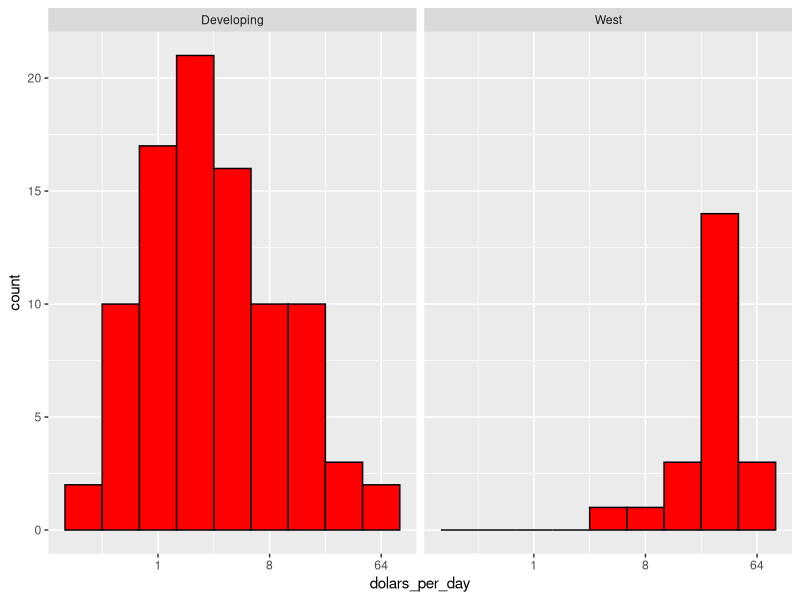
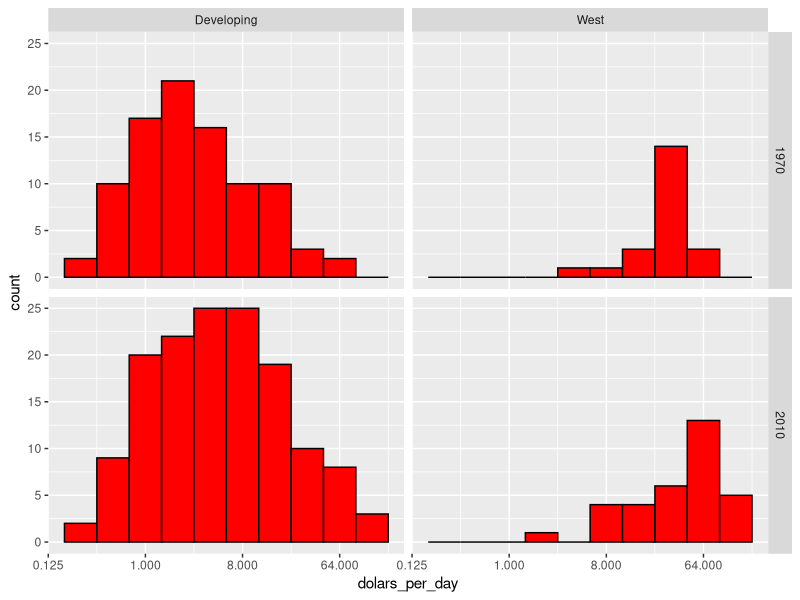
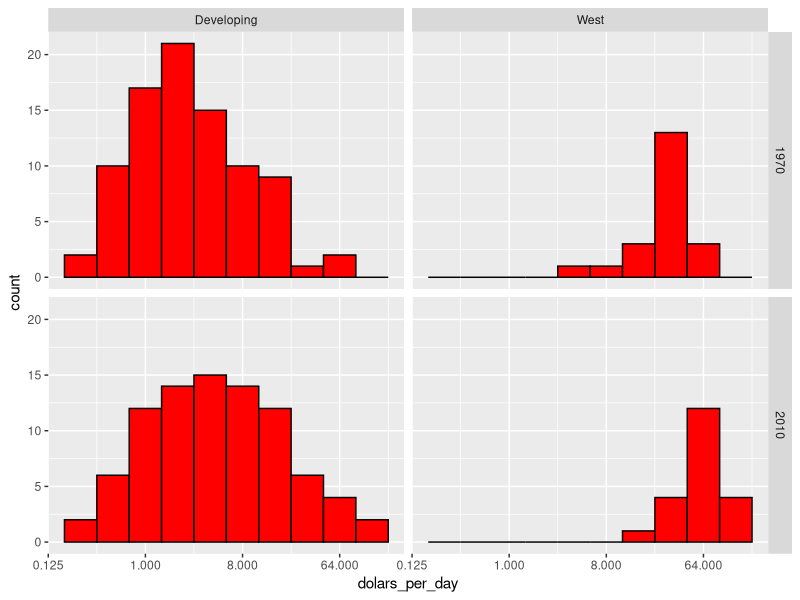
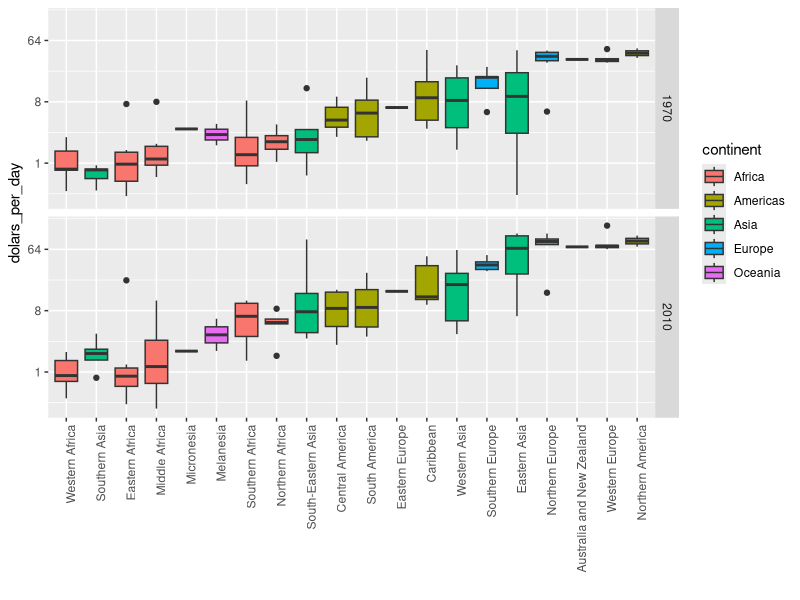
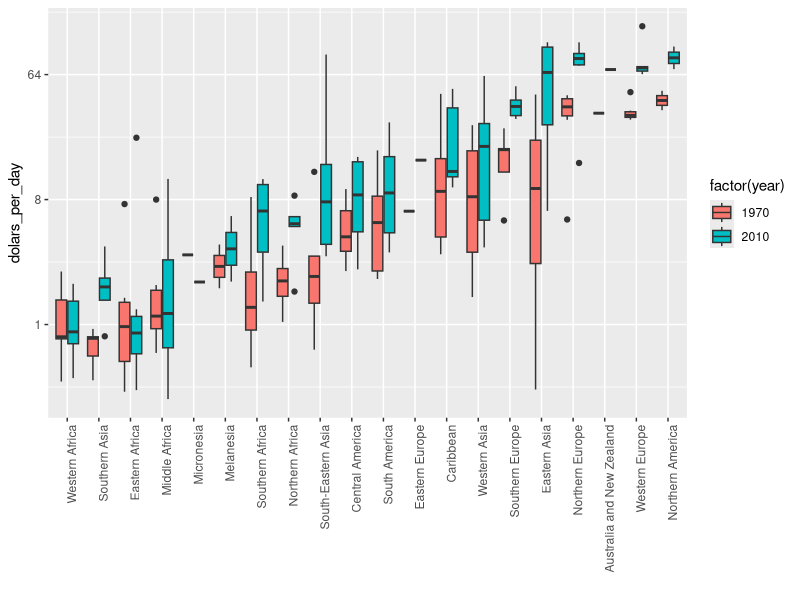

Reproduce these figures in R, in order.
library(dslabs)
library(tidyverse)
data("gapminder")

west <- c("Western Europe", "Northern Europe", "Southern Europe",
          "Northern America", "Australia and New Zealand")
# We do this by creating a histogram for the groups previously defined.
# And we immediately see that the countries in the West have higher incomes.
# Countries in the developing world are shifted towards the left.
gapminder %>% mutate( dolars_per_day = ( gdp / population ) / 365 ) %>% 
  filter( year == 1970 & !is.na(gdp) ) %>% 
  mutate( group = ifelse( region %in% west,"West","Developing" ) ) %>% 
  ggplot( aes( dolars_per_day ) ) + geom_histogram( binwidth = 1, color = "black", fill = "red" ) + 
  scale_x_continuous( trans = "log2" ) + facet_grid( .~group )

# Now we're ready to see if the separation is worse today than it was 40 years ago.
# So it's the same code, but now we're looking at two years, 1970 and 2010.
# And we end the code with a facet grid by year and group.
# We can see that the developing world has shifted to the right more than the West.
# Meaning that it has gotten closer. The income distribution of the developing countries
# has gotten closer to those from the west.
years <- c("1970", "2010")
gapminder %>% mutate( dolars_per_day = ( gdp / population ) / 365 ) %>% 
  filter( year %in% years & !is.na(gdp) ) %>% 
  mutate( group = ifelse( region %in% west,"West","Developing" ) ) %>% 
  ggplot( aes( dolars_per_day ) ) + geom_histogram( binwidth = 1, color = "black", fill = "red" ) + 
  scale_x_continuous( trans = "log2" ) + facet_grid( year~group )

# Before we interpret the findings of this plot further.
# We note that there are more countries represented in the 2010 histograms than in the 1970s ones.
# make histogram including only countries with data available in both years
# The histogram has shifted more to the right than for the rich countries.
gapminder <- gapminder %>% mutate( dolars_per_day = ( gdp / population ) / 365 )
country_1970 <- gapminder %>% filter( year == 1970 & !is.na( dolars_per_day ) ) %>% .$country
country_2010 <- gapminder %>% filter( year == 2010 & !is.na( dolars_per_day ) ) %>% .$country
countries <- intersect( country_1970, country_2010 )
gapminder %>% 
  filter( year %in% years & !is.na(gdp) & country %in% countries ) %>% 
  mutate( group = ifelse( region %in% west,"West","Developing" ) ) %>% 
  ggplot( aes( dolars_per_day ) ) + geom_histogram( binwidth = 1, color = "black", fill = "red" ) + 
  scale_x_continuous( trans = "log2" ) + facet_grid( year~group )

# To see which specific regions improve the most,
# we can remake the box plots that we made earlier, but now adding 2010.
gapminder %>% filter( year %in% years & country %in% countries ) %>% 
  mutate( region = reorder( region, dolars_per_day, FUN = median ) )  %>%
  ggplot() + theme( axis.text.x = element_text(angle = 90, hjust = 1) ) + xlab("") + 
  scale_y_continuous( trans = "log2" ) + geom_boxplot( aes( region, dolars_per_day, fill = continent) ) +
  facet_grid( year ~. )

# Now these box plots, it's a little bit hard to compare,
# because we're trying to compare box plots that are on top of each other.
# But ask ggplot plot to color or fill the box block depending on the year.
# ggplot automatically separates them and puts the two box plots
# next to each other.
gapminder %>% filter( year %in% years & country %in% countries ) %>% 
  mutate( region = reorder( region, dolars_per_day, FUN = median ) )  %>%
  ggplot() + theme( axis.text.x = element_text(angle = 90, hjust = 1) ) + xlab("") + 
  scale_y_continuous( trans = "log2" ) + 
  geom_boxplot( aes( region, dolars_per_day, fill = factor(year) ) )
